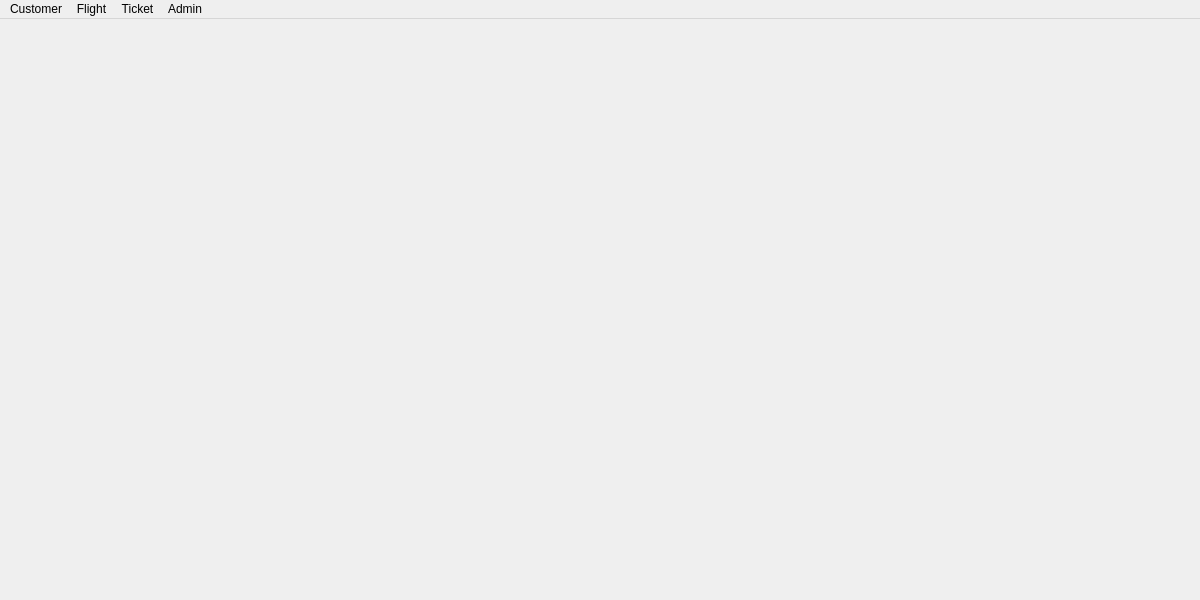
<?xml version="1.0" encoding="UTF-8"?>
<ui version="4.0">
 <class>MainWindow</class>
 <widget class="QMainWindow" name="MainWindow">
  <property name="geometry">
   <rect>
    <x>0</x>
    <y>0</y>
    <width>1200</width>
    <height>600</height>
   </rect>
  </property>
  <property name="windowTitle">
   <string>MainWindow</string>
  </property>
  <property name="styleSheet">
   <string notr="true"/>
  </property>
  <widget class="QWidget" name="centralwidget">
   <property name="styleSheet">
    <string notr="true">/*background-image: url(:/ing/flight-hero-1.jpg);*/</string>
   </property>
   <layout class="QHBoxLayout" name="horizontalLayout"/>
  </widget>
  <widget class="QMenuBar" name="menubar">
   <property name="geometry">
    <rect>
     <x>0</x>
     <y>0</y>
     <width>1200</width>
     <height>26</height>
    </rect>
   </property>
   <widget class="QMenu" name="menuCoustomer">
    <property name="title">
     <string>Customer</string>
    </property>
    <addaction name="actionAdd_Coustomer"/>
   </widget>
   <widget class="QMenu" name="menuFlight">
    <property name="title">
     <string>Flight</string>
    </property>
    <addaction name="actionAdd_Flight"/>
    <addaction name="actionBook_Flight"/>
   </widget>
   <widget class="QMenu" name="menuTicket">
    <property name="title">
     <string>Ticket</string>
    </property>
    <addaction name="actionView_Ticket"/>
   </widget>
   <widget class="QMenu" name="menuAdmin">
    <property name="title">
     <string>Admin</string>
    </property>
    <addaction name="actionAdd_Admin"/>
   </widget>
   <addaction name="menuCoustomer"/>
   <addaction name="menuFlight"/>
   <addaction name="menuTicket"/>
   <addaction name="menuAdmin"/>
  </widget>
  <action name="actionAdd_Coustomer">
   <property name="checkable">
    <bool>false</bool>
   </property>
   <property name="enabled">
    <bool>true</bool>
   </property>
   <property name="text">
    <string>View Customer</string>
   </property>
   <property name="iconVisibleInMenu">
    <bool>true</bool>
   </property>
  </action>
  <action name="actionSearch_Coustomer">
   <property name="checkable">
    <bool>false</bool>
   </property>
   <property name="text">
    <string>Search Customer</string>
   </property>
  </action>
  <action name="actionAdd_Flight">
   <property name="checkable">
    <bool>false</bool>
   </property>
   <property name="text">
    <string>Add Flight</string>
   </property>
  </action>
  <action name="actionBook_Flight">
   <property name="checkable">
    <bool>false</bool>
   </property>
   <property name="text">
    <string>Book Flight</string>
   </property>
  </action>
  <action name="actionView_Ticket">
   <property name="checkable">
    <bool>false</bool>
   </property>
   <property name="text">
    <string>View Ticket</string>
   </property>
  </action>
  <action name="actionAdd_Admin">
   <property name="checkable">
    <bool>false</bool>
   </property>
   <property name="text">
    <string>profile</string>
   </property>
   <property name="iconText">
    <string>Add Admin</string>
   </property>
   <property name="iconVisibleInMenu">
    <bool>true</bool>
   </property>
  </action>
  <action name="actionhi">
   <property name="text">
    <string>hi</string>
   </property>
  </action>
  <action name="actionih">
   <property name="checkable">
    <bool>false</bool>
   </property>
   <property name="text">
    <string>ih</string>
   </property>
  </action>
  <action name="asdasd">
   <property name="text">
    <string>hi</string>
   </property>
  </action>
  <action name="actionasd">
   <property name="checkable">
    <bool>true</bool>
   </property>
   <property name="text">
    <string>asd</string>
   </property>
  </action>
  <action name="actionasda">
   <property name="text">
    <string>asda</string>
   </property>
  </action>
 </widget>
 <resources/>
 <connections/>
 <slots>
  <slot>on_actionasd_triggerd()</slot>
  <slot>on_actionasda_triggerd()</slot>
 </slots>
</ui>
